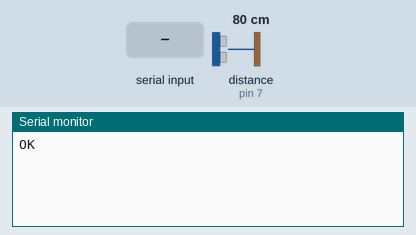
A sketch run on a simulated Arduino Uno, built with avr-gcc and run on an emulated ATmega328P. Parts: the last lines printed to the serial monitor. Wiring (inferred from the names in the program): ultrasonic range finder: trigger pin 8; echo pin 7. The test bench sets the inputs (shaded band); at power-on: distance to the obstacle (sensor on pin 7) 80 cm. The echo pulse lasts 58.3 µs per cm; the modem accepts every AT command (registered, SIM ready, sends succeed) and sends nothing else.

Above: at 1.5 s.
1.6 s: "1" received over the second serial link
At 3.2 s:
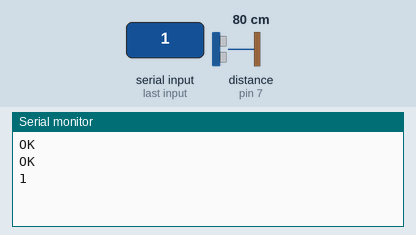
6.5 s: distance to the obstacle (sensor on pin 7) set to 2 cm
At 7.2 s:
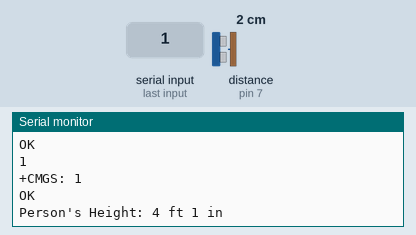
8.0 s: "0" received over the second serial link
9.5 s: distance to the obstacle (sensor on pin 7) set to 4 cm
At 11.83 s:
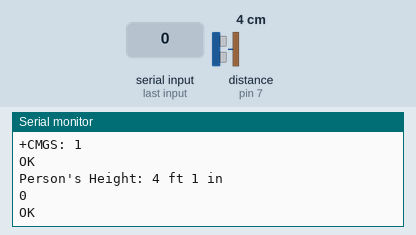

Measured:
- after the input at 1.6 s, the serial monitor: prints a new line after 0.41 s (image 1)

The sketch:

height_measurement.ino
```cpp
#include <SoftwareSerial.h>

SoftwareSerial mysim(10, 11); // GSM modem pins
String smstext4;

const int trigPin1 = 8; // Ultrasonic sensor trig pin
const int echoPin1 = 7; // Ultrasonic sensor echo pin

long duration1; // Time taken for ultrasonic wave to travel
int distance_cm; // Distance measured by ultrasonic sensor

void setup() {
  Serial.begin(9600);
  pinMode(trigPin1, OUTPUT);
  pinMode(echoPin1, INPUT);
}

void loop() {
  // Height measurement
  int height_ft, height_in;
  measureHeight(height_ft, height_in);

  // Send SMS of person's height
  smstext4 = "\nPerson's Height: " + String(height_ft) + " ft " + String(height_in) + " in";
  sendSMS(smstext4);
  Serial.println(smstext4);

  delay(5000); // Delay between measurements
}

void measureHeight(int& personHeight_ft, int& personHeight_in) {
  digitalWrite(trigPin1, LOW);
  delayMicroseconds(2);
  digitalWrite(trigPin1, HIGH);
  delayMicroseconds(10);
  digitalWrite(trigPin1, LOW);
  duration1 = pulseIn(echoPin1, HIGH);
  distance_cm = duration1 * 0.0343 / 2;

  // Ensure distance is non-negative
  distance_cm = max(0, distance_cm);

  float personHeight_diff_cm = 205.2 - distance_cm;

  personHeight_ft = int(personHeight_diff_cm / 30.48); // Convert height from cm to feet (1 foot = 30.48 cm)
  personHeight_in = (personHeight_diff_cm / 30.48 - personHeight_ft) * 12; // Convert remaining distance to inches
}

void sendSMS(String message) {
  mysim.print("AT+CMGF=1\r");
  updateSerial();
  delay(1000);

  mysim.println("AT + CMGS = \"+2347069254588\"");
  updateSerial();
  delay(1000);

  mysim.println(message);
  updateSerial();
  delay(1000);

  mysim.println((char)26);
  updateSerial();
  delay(1000);

  mysim.println();
  delay(100); // Give module time to send SMS
}

void updateSerial() {
  delay(500);
  while (Serial.available()) {
    mysim.write(Serial.read());
  }
  while (mysim.available()) {
    Serial.write(mysim.read());
  }
}
```
